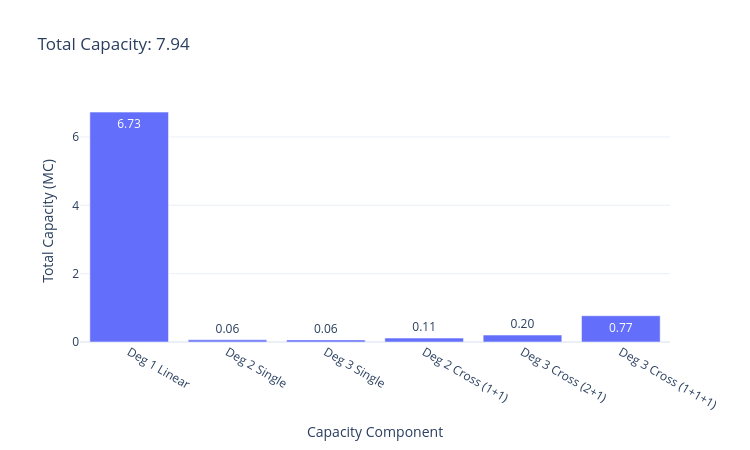

Notebook cell for this chart:
### Code cell
categories = [
    "Deg 1 Linear",
    "Deg 2 Single",
    "Deg 3 Single",
    "Deg 2 Cross (1+1)",
    "Deg 3 Cross (2+1)",
    "Deg 3 Cross (1+1+1)",
]

fig_bar = go.Figure(
    data=go.Bar(
        x=categories,
        y=results,
        text=[f"{v:.2f}" for v in results],
        textposition="auto",
    )
)

fig_bar.update_layout(
    title=f"Total Capacity: {sum(results):.2f}",
    xaxis_title="Capacity Component",
    yaxis_title="Total Capacity (MC)",
    template="plotly_white",
    width=750,
    height=450,
)

fig_bar.show()

### Figure 1 — Plotly figure (JSON) as saved in the notebook; plotly's stock layout.template omitted (floating-point values rounded to 4 significant figures)
{"data": [{"text": ["6.73", "0.06", "0.06", "0.11", "0.20", "0.77"], "textposition": "auto", "type": "bar", "x": ["Deg 1 Linear", "Deg 2 Single", "Deg 3 Single", "Deg 2 Cross (1+1)", "Deg 3 Cross (2+1)", "Deg 3 Cross (1+1+1)"], "y": [6.727, 0.06274, 0.06093, 0.1144, 0.2028, 0.768]}], "layout": {"height": 450, "title": {"text": "Total Capacity: 7.94"}, "width": 750, "xaxis": {"title": {"text": "Capacity Component"}}, "yaxis": {"title": {"text": "Total Capacity (MC)"}}}}
